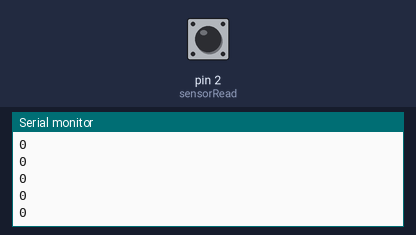
The sketch below on a simulated Arduino Uno, built with avr-gcc and run on an emulated ATmega328P. On the bench: the last lines printed to the serial monitor. Inputs (shaded band) come from the test bench; at power-on: pin 2 (sensorRead) LOW.

Above: at 1.2 s.
1.3 s: pin 2 (sensorRead) driven HIGH
At 2.3 s:
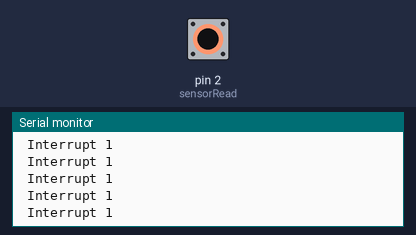
3.2 s: pin 2 (sensorRead) driven LOW
At 3.7 s:
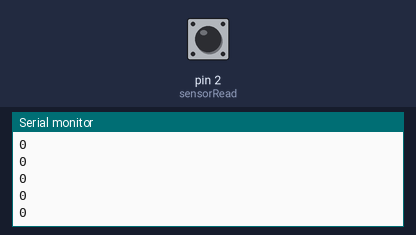
4.7 s: pin 2 (sensorRead) driven HIGH
At 5.2 s:
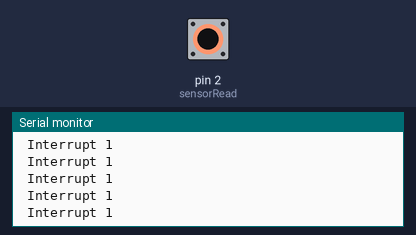

The sketch:

BasicScript.ino
```cpp
// digital pin 2 to read the signal
int sensorRead = 2;

// the setup routine runs once when you press reset:
void setup() {
  // initialize serial communication at 9600 bits per second:
  Serial.begin(9600);
  // make the sensor read as input
  pinMode(sensorRead, INPUT);
}

// the loop routine runs over and over again forever:
void loop() {
  // read the input pin:
  int sensorState = digitalRead(sensorRead);
  // print out the state of the button:
  Serial.println(sensorState);
  delay(1);        // delay in between reads for stability
  if (sensorState == 1){
     Serial.print( " Interrupt ");
  }
}
```

Measured:
- after the input at 1.3 s, the serial monitor: prints a new line after 0.07 s (image 1)
- after the input at 3.2 s, the serial monitor: prints a new line after 0.06 s (image 2)
- after the input at 4.7 s, the serial monitor: prints a new line after 0.07 s (image 3)
